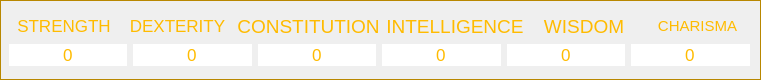
     <widget class="QFrame" name="attributeFrame">
      <property name="geometry">
       <rect>
        <x>10</x>
        <y>30</y>
        <width>761</width>
        <height>80</height>
       </rect>
      </property>
      <property name="styleSheet">
       <string notr="true">QFrame { 
	color: rgb(184, 135, 0);
} </string>
      </property>
      <property name="frameShape">
       <enum>QFrame::Box</enum>
      </property>
      <property name="frameShadow">
       <enum>QFrame::Plain</enum>
      </property>
      <widget class="QWidget" name="horizontalLayoutWidget">
       <property name="geometry">
        <rect>
         <x>10</x>
         <y>10</y>
         <width>741</width>
         <height>32</height>
        </rect>
       </property>
       <layout class="QHBoxLayout" name="horizontalLayout">
        <property name="sizeConstraint">
         <enum>QLayout::SetDefaultConstraint</enum>
        </property>
        <item>
         <widget class="QLabel" name="strLable">
          <property name="font">
           <font>
            <pointsize>13</pointsize>
            <weight>50</weight>
            <bold>false</bold>
           </font>
          </property>
          <property name="styleSheet">
           <string notr="true">color: rgb(255, 187, 0);</string>
          </property>
          <property name="text">
           <string>STRENGTH</string>
          </property>
          <property name="alignment">
           <set>Qt::AlignCenter</set>
          </property>
         </widget>
        </item>
        <item>
         <widget class="QLabel" name="dexLabel">
          <property name="font">
           <font>
            <pointsize>13</pointsize>
           </font>
          </property>
          <property name="styleSheet">
           <string notr="true">color: rgb(255, 187, 0);</string>
          </property>
          <property name="text">
           <string>DEXTERITY</string>
          </property>
          <property name="alignment">
           <set>Qt::AlignCenter</set>
          </property>
         </widget>
        </item>
        <item>
         <widget class="QLabel" name="conLabel">
          <property name="font">
           <font>
            <pointsize>14</pointsize>
           </font>
          </property>
          <property name="styleSheet">
           <string notr="true">color: rgb(255, 187, 0);</string>
          </property>
          <property name="text">
           <string>CONSTITUTION</string>
          </property>
          <property name="alignment">
           <set>Qt::AlignCenter</set>
          </property>
         </widget>
        </item>
        <item>
         <widget class="QLabel" name="intLabel">
          <property name="font">
           <font>
            <pointsize>14</pointsize>
           </font>
          </property>
          <property name="styleSheet">
           <string notr="true">color: rgb(255, 187, 0);</string>
          </property>
          <property name="text">
           <string>INTELLIGENCE</string>
          </property>
          <property name="alignment">
           <set>Qt::AlignCenter</set>
          </property>
         </widget>
        </item>
        <item>
         <widget class="QLabel" name="wisLabel">
          <property name="font">
           <font>
            <pointsize>14</pointsize>
           </font>
          </property>
          <property name="styleSheet">
           <string notr="true">color: rgb(255, 187, 0);</string>
          </property>
          <property name="text">
           <string>WISDOM</string>
          </property>
          <property name="alignment">
           <set>Qt::AlignCenter</set>
          </property>
         </widget>
        </item>
        <item>
         <widget class="QLabel" name="charLabel">
          <property name="font">
           <font>
            <pointsize>11</pointsize>
           </font>
          </property>
          <property name="styleSheet">
           <string notr="true">color: rgb(255, 187, 0);</string>
          </property>
          <property name="text">
           <string>CHARISMA</string>
          </property>
          <property name="alignment">
           <set>Qt::AlignCenter</set>
          </property>
         </widget>
        </item>
       </layout>
      </widget>
      <widget class="QWidget" name="horizontalLayoutWidget_2">
       <property name="geometry">
        <rect>
         <x>9</x>
         <y>40</y>
         <width>741</width>
         <height>31</height>
        </rect>
       </property>
       <layout class="QHBoxLayout" name="horizontalLayout_3">
        <item>
         <widget class="QLineEdit" name="lineEdit_7">
          <property name="font">
           <font>
            <pointsize>13</pointsize>
           </font>
          </property>
          <property name="styleSheet">
           <string notr="true">color: rgb(255, 187, 0);</string>
          </property>
          <property name="text">
           <string>0</string>
          </property>
          <property name="maxLength">
           <number>2</number>
          </property>
          <property name="frame">
           <bool>false</bool>
          </property>
          <property name="alignment">
           <set>Qt::AlignCenter</set>
          </property>
         </widget>
        </item>
        <item>
         <widget class="QLineEdit" name="lineEdit_6">
          <property name="font">
           <font>
            <pointsize>13</pointsize>
           </font>
          </property>
          <property name="styleSheet">
           <string notr="true">color: rgb(255, 187, 0);</string>
          </property>
          <property name="text">
           <string>0</string>
          </property>
          <property name="maxLength">
           <number>2</number>
          </property>
          <property name="frame">
           <bool>false</bool>
          </property>
          <property name="alignment">
           <set>Qt::AlignCenter</set>
          </property>
         </widget>
        </item>
        <item>
         <widget class="QLineEdit" name="lineEdit_10">
          <property name="font">
           <font>
            <pointsize>13</pointsize>
           </font>
          </property>
          <property name="styleSheet">
           <string notr="true">color: rgb(255, 187, 0);</string>
          </property>
          <property name="text">
           <string>0</string>
          </property>
          <property name="maxLength">
           <number>2</number>
          </property>
          <property name="frame">
           <bool>false</bool>
          </property>
          <property name="alignment">
           <set>Qt::AlignCenter</set>
          </property>
         </widget>
        </item>
        <item>
         <widget class="QLineEdit" name="lineEdit_9">
          <property name="font">
           <font>
            <pointsize>13</pointsize>
           </font>
          </property>
          <property name="styleSheet">
           <string notr="true">color: rgb(255, 187, 0);</string>
          </property>
          <property name="text">
           <string>0</string>
          </property>
          <property name="maxLength">
           <number>2</number>
          </property>
          <property name="frame">
           <bool>false</bool>
          </property>
          <property name="alignment">
           <set>Qt::AlignCenter</set>
          </property>
         </widget>
        </item>
        <item>
         <widget class="QLineEdit" name="lineEdit_8">
          <property name="font">
           <font>
            <pointsize>13</pointsize>
           </font>
          </property>
          <property name="styleSheet">
           <string notr="true">color: rgb(255, 187, 0);</string>
          </property>
          <property name="text">
           <string>0</string>
          </property>
          <property name="maxLength">
           <number>2</number>
          </property>
          <property name="frame">
           <bool>false</bool>
          </property>
          <property name="alignment">
           <set>Qt::AlignCenter</set>
          </property>
         </widget>
        </item>
        <item>
         <widget class="QLineEdit" name="lineEdit_5">
          <property name="font">
           <font>
            <pointsize>13</pointsize>
           </font>
          </property>
          <property name="styleSheet">
           <string notr="true">color: rgb(255, 187, 0);</string>
          </property>
          <property name="text">
           <string>0</string>
          </property>
          <property name="maxLength">
           <number>2</number>
          </property>
          <property name="frame">
           <bool>false</bool>
          </property>
          <property name="alignment">
           <set>Qt::AlignCenter</set>
          </property>
         </widget>
        </item>
       </layout>
      </widget>
     </widget>
